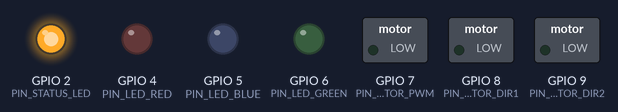
The sketch below on a simulated ESP32-S3. Shown: switched loads named in the sketch (green lamp = pin HIGH), output pins drawn as LEDs (lit = HIGH). WiFi joins after 1.5 s; servers stay silent unless stated; what the sketch prints to the serial monitor is not drawn.

Above: at 3.2 s.
At 5.2 s:
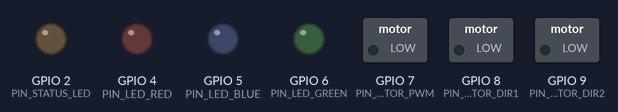
Timing chart, 0 to 7.4 s (numbered marks = the images above):
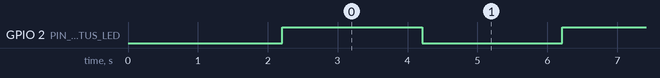

Measured:
- by itself, GPIO 2 (PIN_STATUS_LED): alternates HIGH for 2.0 s and LOW for 2.0 s

The sketch:

main.ino
```cpp
/*
 * GestureHub ESP32-S3 Firmware
 *
 * Controls LEDs (Red, Blue, Green) and a DC Motor via WebSocket commands
 * from the GestureHub backend server.
 *
 * Hardware:
 *   - ESP32-S3 DevKit
 *   - 3x LEDs (Red GPIO4, Blue GPIO5, Green GPIO6)
 *   - DC Motor with L298N driver (PWM GPIO7, DIR1 GPIO8, DIR2 GPIO9)
 *
 * Dependencies (install via Arduino Library Manager):
 *   - ArduinoWebsockets by Gil Maimon
 *   - ArduinoJson by Benoit Blanchon
 *   - WiFi (built-in ESP32)
 *
 * Board: ESP32S3 Dev Module
 */

#include <Arduino.h>
#include <WiFi.h>
#include <ArduinoWebsockets.h>
#include <ArduinoJson.h>
#include "config.h"

using namespace websockets;

WebsocketsClient wsClient;

// ── Device State ──────────────────────────────────────────────────────
struct DeviceState {
  bool led_red   = false;
  bool led_blue  = false;
  bool led_green = false;
  bool motor     = false;
};

DeviceState state;

// ── Timers ────────────────────────────────────────────────────────────
unsigned long lastHeartbeat    = 0;
unsigned long lastReconnect    = 0;
unsigned long lastStatusBlink  = 0;
bool statusLedOn = false;

// ── Prototypes ────────────────────────────────────────────────────────
void connectWifi();
void connectWebSocket();
void onMessage(WebsocketsMessage msg);
void onEvent(WebsocketsEvent event, String data);
void handleCommand(JsonDocument& doc);
void setLED(const char* pin, bool on);
void setMotor(bool on, int speed = MOTOR_SPEED);
void sendStateUpdate();
void sendHeartbeat();
void applyState();

// ─────────────────────────────────────────────────────────────────────
void setup() {
  Serial.begin(115200);
  delay(500);
  Serial.println(F("\n[GestureHub] ESP32-S3 Firmware v1.0"));

  // GPIO setup
  pinMode(PIN_LED_RED,    OUTPUT);
  pinMode(PIN_LED_BLUE,   OUTPUT);
  pinMode(PIN_LED_GREEN,  OUTPUT);
  pinMode(PIN_STATUS_LED, OUTPUT);
  pinMode(PIN_MOTOR_DIR1, OUTPUT);
  pinMode(PIN_MOTOR_DIR2, OUTPUT);

  // Motor PWM
  ledcSetup(PWM_CHANNEL, PWM_FREQUENCY, PWM_RESOLUTION);
  ledcAttachPin(PIN_MOTOR_PWM, PWM_CHANNEL);
  ledcWrite(PWM_CHANNEL, 0);

  // Initial state
  applyState();

  // Connect
  connectWifi();
  connectWebSocket();
}

// ─────────────────────────────────────────────────────────────────────
void loop() {
  unsigned long now = millis();

  // WebSocket poll
  if (wsClient.available()) {
    wsClient.poll();
  }

  // Reconnect if needed
  if (!wsClient.available() && (now - lastReconnect > WS_RECONNECT_MS)) {
    Serial.println(F("[WS] Reconnecting..."));
    connectWebSocket();
    lastReconnect = now;
  }

  // Heartbeat
  if (wsClient.available() && (now - lastHeartbeat > HEARTBEAT_INTERVAL_MS)) {
    sendHeartbeat();
    lastHeartbeat = now;
  }

  // Status LED blink (slow = connected, fast = disconnected)
  unsigned long blinkInterval = wsClient.available() ? 2000 : 250;
  if (now - lastStatusBlink > blinkInterval) {
    statusLedOn = !statusLedOn;
    digitalWrite(PIN_STATUS_LED, statusLedOn);
    lastStatusBlink = now;
  }
}

// ─────────────────────────────────────────────────────────────────────
void connectWifi() {
  Serial.printf("[WiFi] Connecting to %s", WIFI_SSID);
  WiFi.begin(WIFI_SSID, WIFI_PASSWORD);

  unsigned long start = millis();
  while (WiFi.status() != WL_CONNECTED) {
    if (millis() - start > WIFI_TIMEOUT_MS) {
      Serial.println(F("\n[WiFi] Timeout! Restarting..."));
      ESP.restart();
    }
    delay(500);
    Serial.print('.');
  }

  Serial.println();
  Serial.printf("[WiFi] Connected. IP: %s\n", WiFi.localIP().toString().c_str());
}

// ─────────────────────────────────────────────────────────────────────
void connectWebSocket() {
  if (WiFi.status() != WL_CONNECTED) {
    connectWifi();
  }

  wsClient.onMessage(onMessage);
  wsClient.onEvent(onEvent);

  String url = String("ws://") + SERVER_HOST + ":" + SERVER_PORT + SERVER_WS_PATH;
  Serial.printf("[WS] Connecting to %s\n", url.c_str());

  bool connected = wsClient.connect(SERVER_HOST, SERVER_PORT, SERVER_WS_PATH);
  if (connected) {
    Serial.println(F("[WS] Connected!"));
    // Register device
    StaticJsonDocument<256> doc;
    doc["type"]      = "device:register";
    doc["device_id"] = DEVICE_ID;
    doc["name"]      = DEVICE_NAME;
    doc["ip"]        = WiFi.localIP().toString();
    String msg;
    serializeJson(doc, msg);
    wsClient.send(msg);
    sendStateUpdate();
  } else {
    Serial.println(F("[WS] Connection failed, will retry"));
  }
}

// ─────────────────────────────────────────────────────────────────────
void onMessage(WebsocketsMessage msg) {
  Serial.printf("[WS] Message: %s\n", msg.data().c_str());

  StaticJsonDocument<512> doc;
  DeserializationError err = deserializeJson(doc, msg.data());
  if (err) {
    Serial.printf("[WS] JSON parse error: %s\n", err.c_str());
    return;
  }

  handleCommand(doc);
}

void onEvent(WebsocketsEvent event, String data) {
  switch (event) {
    case WebsocketsEvent::ConnectionOpened:
      Serial.println(F("[WS] Connection opened"));
      break;
    case WebsocketsEvent::ConnectionClosed:
      Serial.println(F("[WS] Connection closed"));
      break;
    case WebsocketsEvent::GotPing:
      wsClient.pong();
      break;
    default:
      break;
  }
}

// ─────────────────────────────────────────────────────────────────────
void handleCommand(JsonDocument& doc) {
  const char* type = doc["type"];
  if (!type) return;

  if (strcmp(type, "LED") == 0) {
    const char* pin = doc["pin"];
    bool on = doc["state"].as<bool>();
    setLED(pin, on);
    sendStateUpdate();

  } else if (strcmp(type, "MOTOR") == 0) {
    int speed = doc["speed"] | MOTOR_SPEED;
    bool running = speed > 0;
    setMotor(running, speed);
    sendStateUpdate();

  } else if (strcmp(type, "RESET") == 0) {
    setLED("RED",   false);
    setLED("BLUE",  false);
    setLED("GREEN", false);
    setMotor(false, 0);
    sendStateUpdate();

  } else if (strcmp(type, "GET_STATE") == 0) {
    sendStateUpdate();
  }
}

// ─────────────────────────────────────────────────────────────────────
void setLED(const char* pin, bool on) {
  if (strcmp(pin, "RED") == 0) {
    state.led_red = on;
    digitalWrite(PIN_LED_RED, on ? HIGH : LOW);
  } else if (strcmp(pin, "BLUE") == 0) {
    state.led_blue = on;
    digitalWrite(PIN_LED_BLUE, on ? HIGH : LOW);
  } else if (strcmp(pin, "GREEN") == 0) {
    state.led_green = on;
    digitalWrite(PIN_LED_GREEN, on ? HIGH : LOW);
  }
  Serial.printf("[LED] %s = %s\n", pin, on ? "ON" : "OFF");
}

void setMotor(bool on, int speed) {
  state.motor = on;
  if (on) {
    digitalWrite(PIN_MOTOR_DIR1, HIGH);
    digitalWrite(PIN_MOTOR_DIR2, LOW);
    ledcWrite(PWM_CHANNEL, speed);
    Serial.printf("[Motor] ON speed=%d\n", speed);
  } else {
    digitalWrite(PIN_MOTOR_DIR1, LOW);
    digitalWrite(PIN_MOTOR_DIR2, LOW);
    ledcWrite(PWM_CHANNEL, 0);
    Serial.println(F("[Motor] OFF"));
  }
}

void applyState() {
  digitalWrite(PIN_LED_RED,   state.led_red   ? HIGH : LOW);
  digitalWrite(PIN_LED_BLUE,  state.led_blue  ? HIGH : LOW);
  digitalWrite(PIN_LED_GREEN, state.led_green ? HIGH : LOW);
  setMotor(state.motor, MOTOR_SPEED);
}

// ─────────────────────────────────────────────────────────────────────
void sendStateUpdate() {
  StaticJsonDocument<256> doc;
  doc["type"] = "STATE_UPDATE";
  JsonObject s = doc.createNestedObject("state");
  s["led_red"]   = state.led_red;
  s["led_blue"]  = state.led_blue;
  s["led_green"] = state.led_green;
  s["motor"]     = state.motor;

  String msg;
  serializeJson(doc, msg);
  if (wsClient.available()) {
    wsClient.send(msg);
  }
}

void sendHeartbeat() {
  StaticJsonDocument<128> doc;
  doc["type"]      = "heartbeat";
  doc["device_id"] = DEVICE_ID;
  doc["uptime_ms"] = millis();
  doc["wifi_rssi"] = WiFi.RSSI();
  String msg;
  serializeJson(doc, msg);
  wsClient.send(msg);
}
```

config.h
```cpp
// GestureHub ESP32-S3 Configuration
// ⚠️  IMPORTANT: Update these values before uploading to your device.
//     Do NOT commit real WiFi credentials to version control.

#pragma once

// ── WiFi Configuration ─────────────────────────────────────────────────
#define WIFI_SSID        "YourWiFiSSID"
#define WIFI_PASSWORD    "YourWiFiPassword"

// ── GestureHub Backend WebSocket ───────────────────────────────────────
// Replace with your backend server IP or domain
#define SERVER_HOST      "192.168.1.100"
#define SERVER_PORT      3001
#define SERVER_WS_PATH   "/socket.io/?EIO=4&transport=websocket"

// ── Device Identity ────────────────────────────────────────────────────
#define DEVICE_ID        "esp32-s3-001"
#define DEVICE_NAME      "GestureHub ESP32-S3"

// ── GPIO Pin Assignments (ESP32-S3) ───────────────────────────────────
#define PIN_LED_RED      4
#define PIN_LED_BLUE     5
#define PIN_LED_GREEN    6
#define PIN_MOTOR_PWM    7
#define PIN_MOTOR_DIR1   8
#define PIN_MOTOR_DIR2   9
#define PIN_STATUS_LED   2   // Onboard LED

// ── Motor PWM ─────────────────────────────────────────────────────────
#define PWM_CHANNEL      0
#define PWM_FREQUENCY    5000
#define PWM_RESOLUTION   8   // 8-bit: 0-255
#define MOTOR_SPEED      200 // Default speed (0-255)

// ── Timing ────────────────────────────────────────────────────────────
#define WIFI_TIMEOUT_MS       10000
#define WS_RECONNECT_MS       3000
#define HEARTBEAT_INTERVAL_MS 5000
#define STATUS_BLINK_MS       500
```
